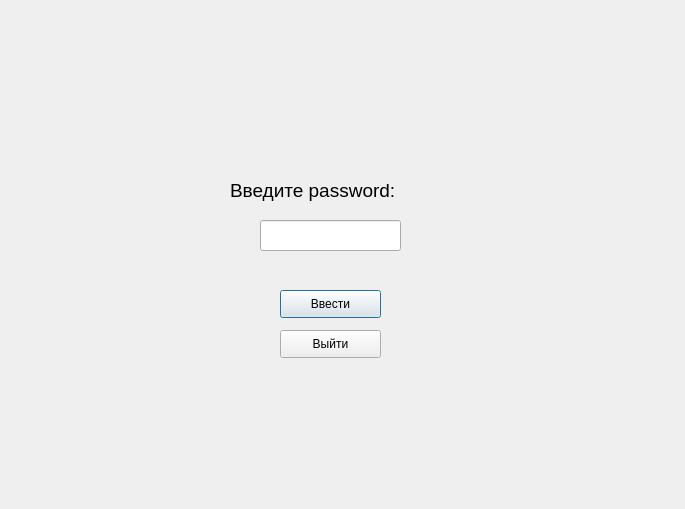
<?xml version="1.0" encoding="UTF-8"?>
<ui version="4.0">
 <class>Password</class>
 <widget class="QDialog" name="Password">
  <property name="geometry">
   <rect>
    <x>0</x>
    <y>0</y>
    <width>685</width>
    <height>509</height>
   </rect>
  </property>
  <property name="windowTitle">
   <string>Dialog</string>
  </property>
  <widget class="QLabel" name="label">
   <property name="geometry">
    <rect>
     <x>230</x>
     <y>170</y>
     <width>201</width>
     <height>41</height>
    </rect>
   </property>
   <property name="text">
    <string>&lt;html&gt;&lt;head/&gt;&lt;body&gt;&lt;p&gt;&lt;span style=&quot; font-size:14pt;&quot;&gt;Введите password:&lt;/span&gt;&lt;/p&gt;&lt;/body&gt;&lt;/html&gt;</string>
   </property>
  </widget>
  <widget class="QLineEdit" name="passwordLine">
   <property name="geometry">
    <rect>
     <x>260</x>
     <y>220</y>
     <width>141</width>
     <height>31</height>
    </rect>
   </property>
  </widget>
  <widget class="QPushButton" name="enterButton">
   <property name="geometry">
    <rect>
     <x>280</x>
     <y>290</y>
     <width>101</width>
     <height>28</height>
    </rect>
   </property>
   <property name="text">
    <string>Ввести</string>
   </property>
  </widget>
  <widget class="QPushButton" name="quitButton">
   <property name="geometry">
    <rect>
     <x>280</x>
     <y>330</y>
     <width>101</width>
     <height>28</height>
    </rect>
   </property>
   <property name="text">
    <string>Выйти</string>
   </property>
  </widget>
  <widget class="QLabel" name="label_2">
   <property name="geometry">
    <rect>
     <x>300</x>
     <y>260</y>
     <width>81</width>
     <height>20</height>
    </rect>
   </property>
   <property name="text">
    <string/>
   </property>
  </widget>
 </widget>
 <resources/>
 <connections/>
</ui>
